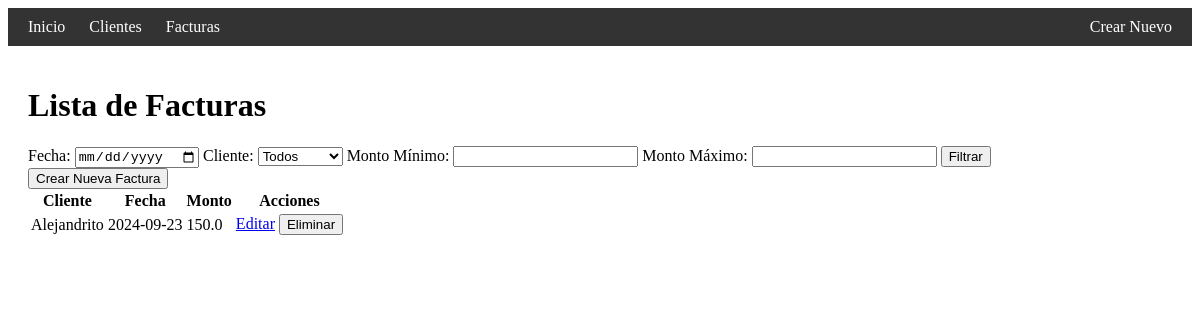
Page /facturas (signed in) on the earlier database version.
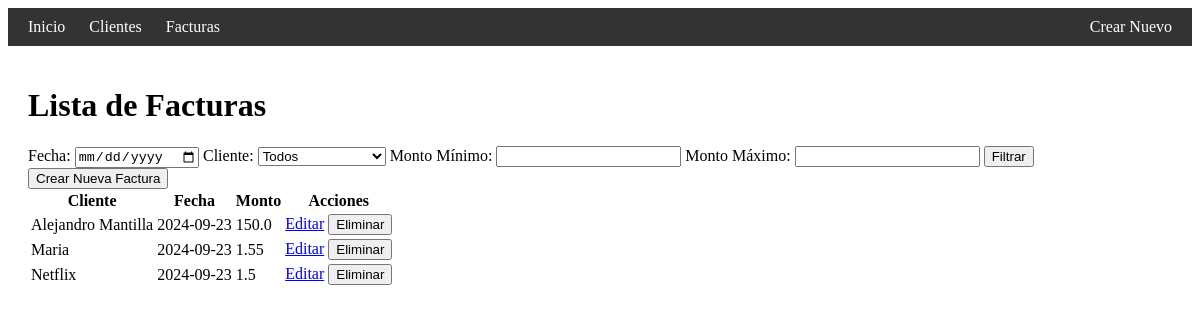
Same page on the later database version.
### app.py (models this page shows)
class Factura(db.Model):
    id = db.Column(db.Integer, primary_key=True)
    cliente_id = db.Column(db.Integer, db.ForeignKey('cliente.id'), nullable=False)
    fecha = db.Column(db.String(10), nullable=False)
    monto = db.Column(db.Float, nullable=False)
    cliente = db.relationship('Cliente', backref=db.backref('facturas', lazy=True))

class Cliente(db.Model):
    id = db.Column(db.Integer, primary_key=True)
    nombre = db.Column(db.String(100), nullable=False)
    email = db.Column(db.String(100), nullable=False)
    telefono = db.Column(db.String(10), nullable=False)

### app.py (the view)
@app.route('/facturas', methods=['GET'])
@login_required
def listar_facturas():
    fecha = request.args.get('fecha')
    cliente_id = request.args.get('cliente_id')
    monto_minimo = request.args.get('monto_minimo')
    monto_maximo = request.args.get('monto_maximo')
    query = Factura.query
    if fecha:
        query = query.filter(Factura.fecha == fecha)
    if cliente_id:
        query = query.filter(Factura.cliente_id == cliente_id)
    if monto_minimo:
        query = query.filter(Factura.monto >= float(monto_minimo))
    if monto_maximo:
        query = query.filter(Factura.monto <= float(monto_maximo))
    facturas = query.all()
    clientes = Cliente.query.all()  # Filtro para buscar por cliente
    return render_template('facturas.html', facturas=facturas, clientes=clientes)

### app.py (called while the page is built)
@login_manager.user_loader
def load_user(user_id):
    return Usuario.query.get(int(user_id))

### templates/facturas.html (shortened to what this page needs)
{% extends 'base.html' %}
{% block content %}
<h1>Lista de Facturas</h1>
<form method="get" action="{{ url_for('listar_facturas') }}">
    <label for="fecha">Fecha:</label>
    <input type="date" name="fecha" id="fecha">
    <label for="cliente_id">Cliente:</label>
    <select name="cliente_id" id="cliente_id">
        <option value="">Todos</option>
    </select>
    <label for="monto_minimo">Monto Mínimo:</label>
    <input type="number" step="0.01" name="monto_minimo" id="monto_minimo">
    <label for="monto_maximo">Monto Máximo:</label>
    <input type="number" step="0.01" name="monto_maximo" id="monto_maximo">
    <button type="submit">Filtrar</button>
</form>
<a href="{{ url_for('nueva_factura') }}">
    <button>Crear Nueva Factura</button>
</a>
<table>
    <tr>
        <th>Cliente</th>
        <th>Fecha</th>
        <th>Monto</th>
        <th>Acciones</th>
    </tr>
    {% for factura in facturas %}
    <tr>
        <td>{{ factura.cliente.nombre }}</td>
        <td>{{ factura.fecha }}</td>
        <td>{{ factura.monto }}</td>
        <td>
            <a href="{{ url_for('editar_factura', id=factura.id) }}">Editar</a>
            <form action="{{ url_for('eliminar_factura', id=factura.id) }}" method="POST" style="display:inline;">
                <button type="submit">Eliminar</button>
            </form>
        </td>
    </tr>
    {% endfor %}
</table>
{% endblock %}

Differences in the rows shown:
changed through a linked row, Factura: cliente.nombre "Alejandrito" → "Alejandro Mantilla"
added Factura: cliente.nombre "Maria", fecha "2024-09-23", monto "1.55"
added Factura: cliente.nombre "Netflix", fecha "2024-09-23", monto "1.5"
